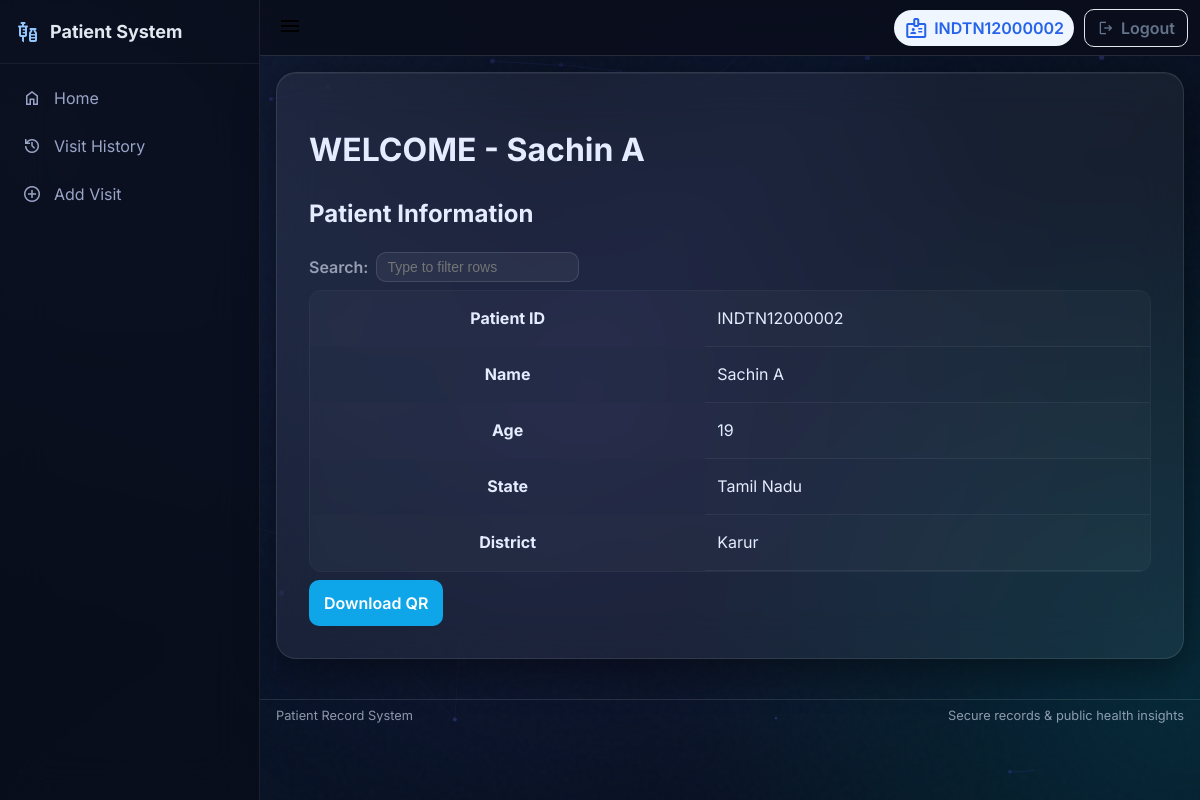
Page /patient_records/INDTN12000002 (signed in) on the committed database.
### tables this page shows
CREATE TABLE patients (
                id TEXT PRIMARY KEY,
                name TEXT,
                age INTEGER,
                state TEXT,
                district TEXT,
                password TEXT,
                qr_code BLOB
            );

### utils/patient_routes.py (the view)
@patient_bp.route("/patient_records/<patient_id>", methods=["GET"], endpoint="patient_records")
@login_required
def patient_records(patient_id: str):
    try:
        if hasattr(current_user, 'role') and current_user.role == "patient" and hasattr(current_user, 'id') and current_user.id != patient_id:
            return ("Unauthorized", 403)
        patient = fetch_patient_by_id(patient_id)
        if not patient:
            return redirect(url_for('public.home'))
        return render_template("patient_records.html", patient=patient)
    except Exception as e:
        logging.error(f"Error accessing patient records for patient {patient_id}: {e}")
        return ("Internal server error", 500)

### db_handler.py (called while the page is built)
def fetch_patient_by_id(patient_id: str) -> Optional[sqlite3.Row]:
    try:
        with sqlite3.connect(DB_PATH) as conn:
            conn.row_factory = sqlite3.Row
            return conn.execute("SELECT * FROM patients WHERE id = ?", (patient_id,)).fetchone()
    except sqlite3.Error as e:
        logging.error(f"Database error fetching patient {patient_id}: {e}")
        return None
    except Exception as e:
        logging.error(f"Unexpected error fetching patient {patient_id}: {e}")
        return None

### utils/auth.py (called while the page is built)
def init_auth(app):
    login_manager.init_app(app)
    login_manager.login_view = "auth.login"
    @login_manager.user_loader
    def load_user(user_id):
        if user_id == "admin":
            return User("admin", "admin")
        patient = fetch_patient_by_id(user_id)
        if patient:
            return User(patient["id"], "patient")
        return None

### templates/patient_records.html (shortened to what this page needs)
{% extends "base.html" %}
{% block content %}
<div class="card">
    <h1>WELCOME - {{ patient.name }}</h1>
    <div class="patient-section">
        <h2>Patient Information</h2>
        <table class="table">
            <tbody>
                <tr>
                    <th>Patient ID</th>
                    <td>{{ patient.id }}</td>
                </tr>
                <tr>
                    <th>Name</th>
                    <td>{{ patient.name }}</td>
                </tr>
                <tr>
                    <th>Age</th>
                    <td>{{ patient.age }}</td>
                </tr>
                <tr>
                    <th>State</th>
                    <td>{{ patient.state }}</td>
                </tr>
                <tr>
                    <th>District</th>
                    <td>{{ patient.district }}</td>
                </tr>
            </tbody>
        </table>
        <div style="margin-top: 8px;">
            {% if current_user.is_authenticated and current_user.role == 'patient' and current_user.id == patient.id %}
            <a class="btn btn-secondary" href="{{ url_for('download_qr', patient_id=patient.id) }}">Download QR</a>
            {% endif %}
        </div>
    </div>
</div>
{% endblock %}

### templates/base.html (shortened to what this page needs)
<!DOCTYPE html>
<html lang="en">
<head>
    <link rel="stylesheet" href="{{ url_for('static', filename='style.css') }}">
    <link rel="stylesheet" href="{{ url_for('static', filename='css/premium-dark.css') }}">
</head>
<body>
    <div id="particles-js"
        style="position: fixed; inset: 0; width: 100%; height: 100%; z-index: -1; pointer-events: none; background: transparent;">
    </div>
    <div class="app">
        <aside class="sidebar" id="sidebar">
            <div class="sidebar-header">
                <span class="brand-icon material-symbols-outlined">vaccines</span>
                <span class="brand-text">Patient System</span>
            </div>
            <nav class="sidebar-nav">
                <a href="{{ url_for('home') }}" class="sidebar-link">
                    <span class="material-symbols-outlined">home</span>
                    <span>Home</span>
                </a>
                {% if current_user.is_authenticated %}
                {% if current_user.role == "admin" %}
                <a href="{{ url_for('filtered_patients') }}" class="sidebar-link">
                    <span class="material-symbols-outlined">filter_list</span>
                    <span>Registered Patients</span>
                </a>
                <a href="{{ url_for('filtered_visits') }}" class="sidebar-link">
                    <span class="material-symbols-outlined">search</span>
                    <span>View Records</span>
                </a>
                <a href="{{ url_for('admin_dashboard') }}" class="sidebar-link">
                    <span class="material-symbols-outlined">monitoring</span>
                    <span>Dashboard</span>
                </a>
                <a href="{{ url_for('view_alerts') }}" class="sidebar-link">
                    <span class="material-symbols-outlined">warning</span>
                    <span>Alerts</span>
                </a>
                <a href="{{ url_for('system_logs') }}" class="sidebar-link">
                    <span class="material-symbols-outlined">receipt_long</span>
                    <span>System Logs</span>
                </a>
                {% elif current_user.role == "patient" %}
                <a href="{{ url_for('past_visits', patient_id=current_user.id) }}" class="sidebar-link">
                    <span class="material-symbols-outlined">history</span>
                    <span>Visit History</span>
                </a>
                <a href="{{ url_for('add_visit', patient_id=current_user.id) }}" class="sidebar-link">
                    <span class="material-symbols-outlined">add_circle</span>
                    <span>Add Visit</span>
                </a>
                {% endif %}
                {% endif %}
            </nav>
        </aside>
        <div class="main">
            <header class="topbar">
                <div class="topbar-left">
                    <button class="sidebar-toggle" id="sidebarToggle" aria-label="Toggle Navigation"
                        aria-expanded="false">
                        <span class="material-symbols-outlined" id="toggleIcon">menu</span>
                    </button>
                </div>
                <div class="topbar-right">
                    {% if current_user.is_authenticated %}
                    <span class="user-chip">
                        <span class="material-symbols-outlined">badge</span>
                        <span class="user-id">{{ current_user.id }}</span>
                    </span>
                    <a href="{{ url_for('logout') }}" class="btn-logout">
                        <span class="material-symbols-outlined" style="font-size:18px">logout</span>
                        <span>Logout</span>
                    </a>
                    {% endif %}
                </div>
            </header>
            <main class="content">
                {% block content %}{% endblock %}
            </main>
            <footer class="footer">
                <div class="container footer-inner">
                    <div class="footer-left">Patient Record System</div>
                    <div class="footer-right">
                        <span>Secure records &amp; public health insights</span>
                    </div>
                </div>
            </footer>
        </div>
    </div>
    <script>
        document.addEventListener('DOMContentLoaded', function () {
            if (window.particlesJS) {
                particlesJS("particles-js", {
                    "particles": {
                        "number": { "value": 50, "density": { "enable": true, "value_area": 800 } },
                        "color": { "value": "#6366f1" },
                        "shape": { "type": "circle" },
                        "opacity": { "value": 0.3, "random": true, "anim": { "enable": true, "speed": 1, "opacity_min": 0.1, "sync": false } },
                        "size": { "value": 3, "random": true, "anim": { "enable": false } },
                        "line_linked": { "enable": true, "distance": 150, "color": "#6366f1", "opacity": 0.15, "width": 1 },
                        "move": { "enable": true, "speed": 1.2, "direction": "top", "random": true, "straight": false, "out_mode": "out", "bounce": false }
                    },
                    "interactivity": {
                        "detect_on": "canvas",
                        "events": { "onhover": { "enable": false }, "onclick": { "enable": false }, "resize": true }
                    },
                    "retina_detect": true
                });
            }
        });
    </script>
</body>
</html>

### static/style.css (style rules this page uses)
:root { --bg: #f5f7fb; --surface: #ffffff; --text: #0f172a; --muted: #64748b; --border: #e2e8f0; --primary: #2563eb; --primary-600: #1d4ed8; --primary-50: #eff6ff; --accent: #22c55e; --accent-600: #16a34a; --danger: #ef4444; --danger-600: #dc2626; --warning: #f59e0b; --success: #10b981; --shadow: 0 8px 24px rgba(2, 6, 23, 0.08), 0 2px 8px rgba(2, 6, 23, 0.06); }
* { box-sizing: border-box }
html, body { height: 100% }
body { margin: 0; font-family: 'Inter', system-ui, -apple-system, Segoe UI, Roboto, "Helvetica Neue", Arial, "Noto Sans", "Apple Color Emoji", "Segoe UI Emoji"; color: var(--text); background: var(--bg); line-height: 1.5; }
.app { display: flex; min-height: 100vh; position: relative; z-index: 1; }
.sidebar { width: 260px; background: #0b1f44; color: #e2e8f0; position: sticky; top: 0; height: 100vh; display: flex; flex-direction: column; border-right: 1px solid rgba(255, 255, 255, 0.06); }
.sidebar-header { display: flex; align-items: center; gap: 10px; padding: 18px 16px; border-bottom: 1px solid rgba(255, 255, 255, 0.06) }
.sidebar-header .brand-icon { color: #93c5fd }
.sidebar-header .brand-text { font-weight: 700; font-size: 18px }
.sidebar-nav { padding: 8px }
.sidebar-link { display: flex; align-items: center; gap: 12px; padding: 10px 12px; margin: 4px 0; border-radius: 10px; color: #e5e7eb; text-decoration: none; transition: background 0.18s ease; }
.sidebar-link .material-symbols-outlined { font-size: 20px }
.main { flex: 1; display: flex; flex-direction: column; min-width: 0 }
.topbar { height: 56px; display: flex; align-items: center; justify-content: space-between; padding: 0 12px; background: var(--surface); border-bottom: 1px solid var(--border); position: sticky; top: 0; z-index: 5; }
.topbar-left { display: flex; align-items: center; gap: 10px }
.topbar-right { display: flex; align-items: center; gap: 10px }
.sidebar-toggle { border: none; background: transparent; padding: 6px; border-radius: 8px; cursor: pointer }
.user-chip { display: inline-flex; align-items: center; gap: 6px; padding: 6px 10px; background: var(--primary-50); color: var(--primary); border-radius: 999px }
.user-id { font-weight: 600 }
.content { padding: 16px; max-width: 1200px; margin: 0 auto; width: 100% }
.card { background: var(--surface); border: 1px solid var(--border); border-radius: 14px; padding: 16px; box-shadow: var(--shadow); }
.table { width: 100%; border-collapse: separate; border-spacing: 0; background: var(--surface); border: 1px solid var(--border); border-radius: 12px; overflow: hidden }
.table tbody td { padding: 10px 12px; border-bottom: 1px solid var(--border); vertical-align: middle }
.table tbody tr { transition: background 0.18s ease; }
.btn { display: inline-flex; align-items: center; gap: 8px; padding: 10px 14px; border-radius: 10px; border: 1px solid transparent; cursor: pointer; text-decoration: none; font-weight: 600; transition: all 0.2s ease; }
.btn-secondary { background: #0ea5e9; color: #fff }
.btn-logout { background: transparent; color: var(--muted); border: 1px solid var(--border); border-radius: 10px; padding: 6px 12px; display: inline-flex; align-items: center; gap: 6px; cursor: pointer; font-weight: 600; text-decoration: none; transition: all 0.2s ease; }
.footer { color: var(--muted) }
.footer .container { max-width: 1200px; margin: 0 auto; padding: 6px 16px }
.footer-inner { display: flex; justify-content: space-between; align-items: center; border-top: 1px solid var(--border); padding-top: 8px; font-size: 0.8rem; }

### rows in the picture
patients: id "INDTN12000002", name "Sachin A", age "19", state "Tamil Nadu", district "Karur"
